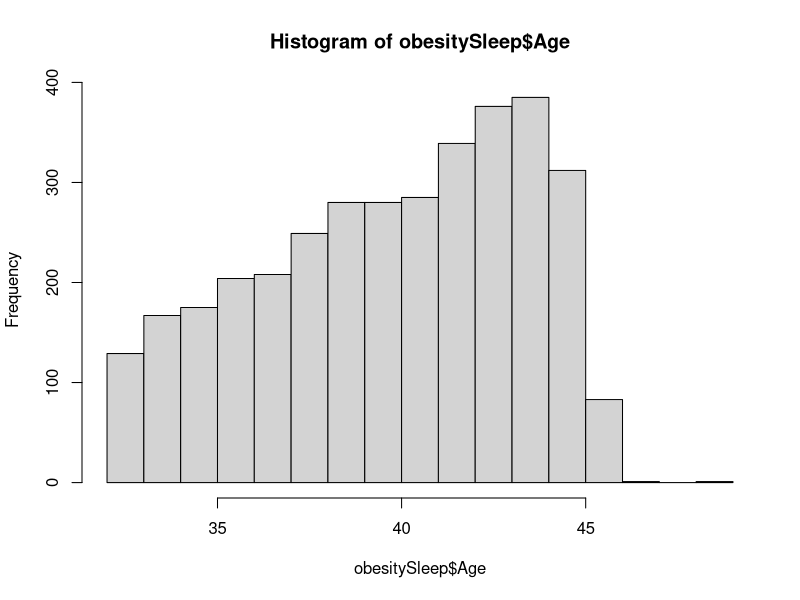
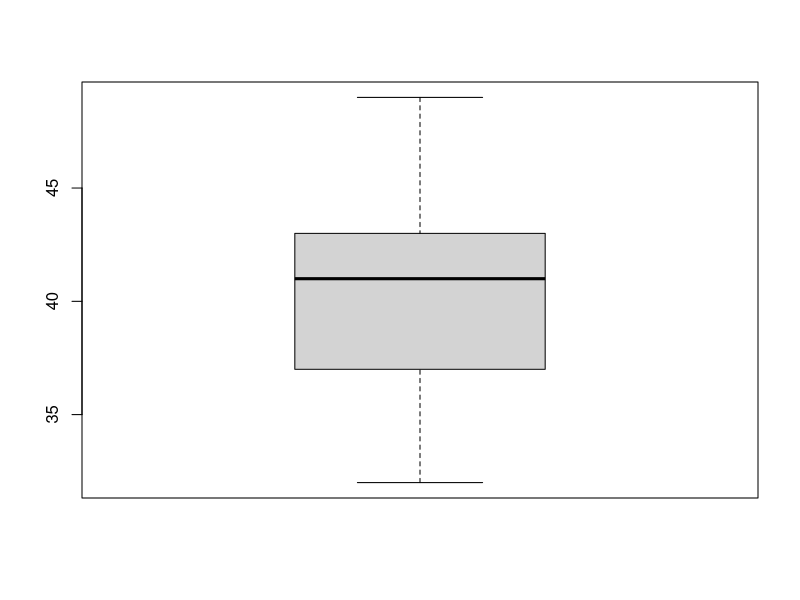
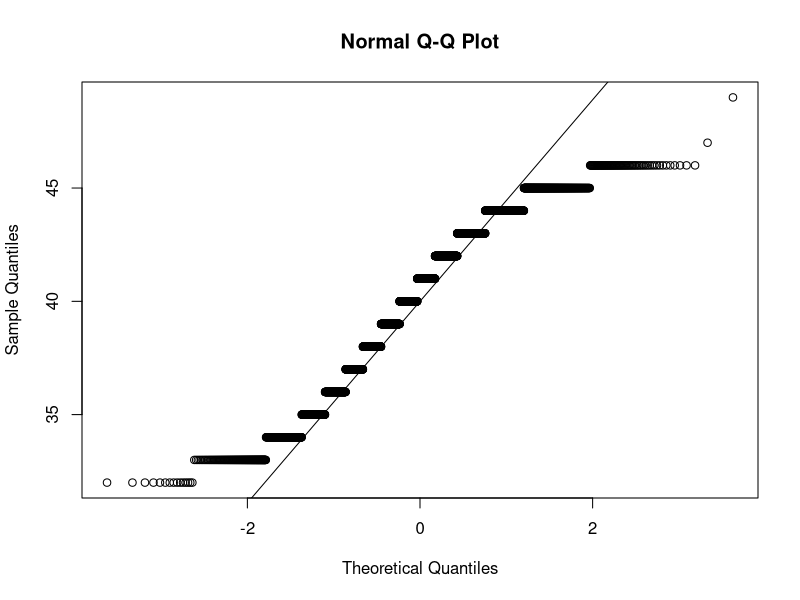
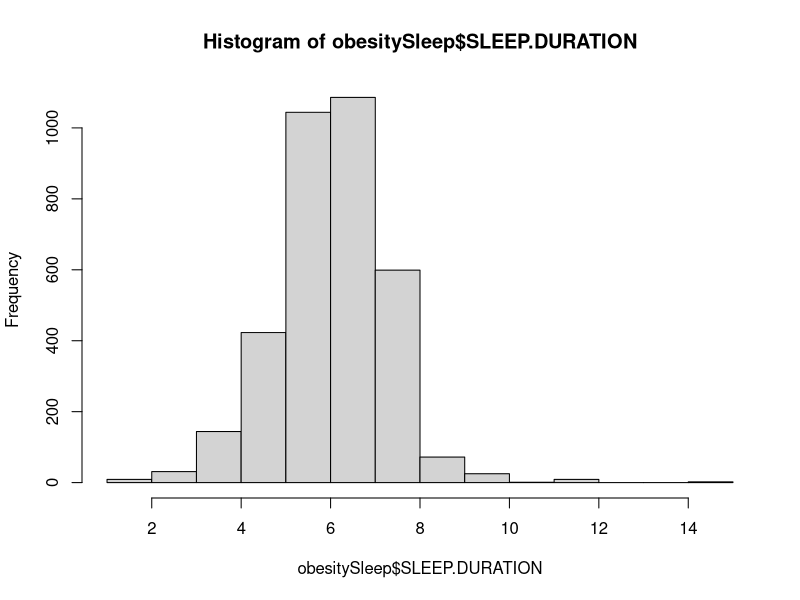
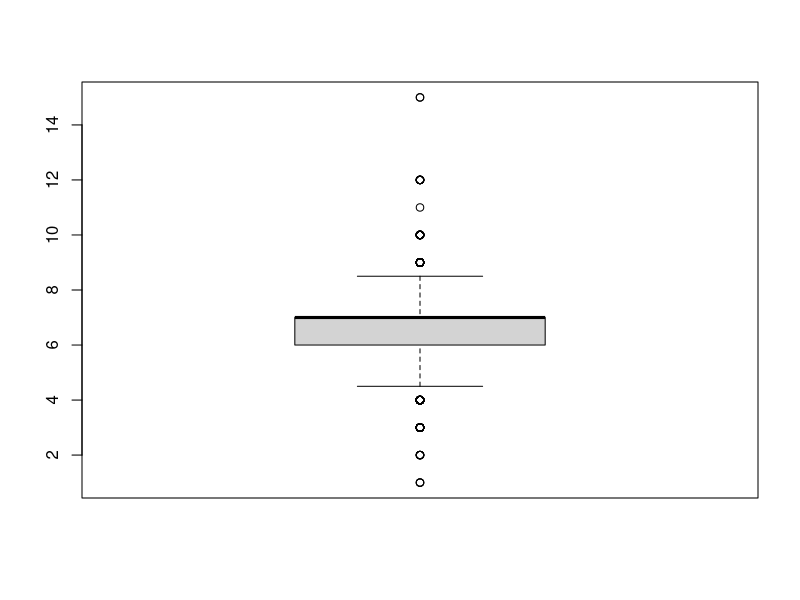
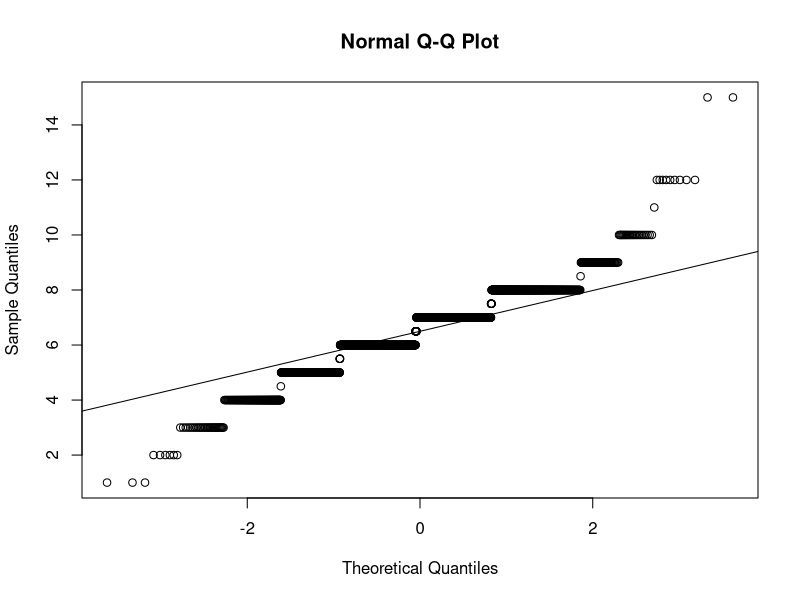

Reproduce these figures in R, in order.
library(ggplot2)

obesitySleep <- read.table("Obesity_Sleep.csv", sep=",", header=T)

##### Descriptive Stats for entire data set/sample
##### and by Obesity BMI categories

#AGE: in years
#RACE: 
#      0 = black not hispanic
#      1 = white not hispanic
#SLEEP QUALITY RATING:
#      1 = BAD
#      2 = OK
#      3 = GOOD
#SLEEP DURATION: average hours of sleep per day over the last month
#OBESITY:
#      0 = Not obese; BMI of 29.9 or less
#      1 = Obese; BMI >= 30.0

frequencyDistribution= function(dataSet, ascending=F)
{
  row.counts = table(dataSet)
  n = sum(row.counts)
  if (ascending) ord = order(-row.counts)
  else ord = 1:length(row.counts)
  data.frame(
    row.names = row.names(row.counts[ord]),
    Counts = as.vector(row.counts),
    Percents = 100*as.vector(row.counts[ord]/n),
    CumCount = cumsum(as.vector(row.counts[ord])),
    CumPercent = 100*cumsum(as.vector(row.counts[ord]))/n
  )
  
}


str(obesitySleep)

############################################ AGE ###############################
############################################ AGE ###############################
############################################ AGE ###############################
############################################ AGE ###############################


###### AGE ALONE ######## AGE ALONE ##############  AGE ALONE ##############

summary(obesitySleep[,c(2)])
sd(obesitySleep$Age)

#MODE OF AGE
tab <- table(obesitySleep$Age) # number of occurrences for each unique value
sort(tab, decreasing = TRUE) # sort highest to lowest

#Coefficient of Variation
sd(obesitySleep$Age, na.rm=TRUE) / mean(obesitySleep$Age, na.rm=TRUE)
#NORMALITY TESTS ON AGE
hist(obesitySleep$Age)
age.boxplot <- boxplot(obesitySleep$Age)
shapiro.test(obesitySleep$Age)
qqnorm(obesitySleep$Age)
qqline(obesitySleep$Age)

##### AGE BY OBESE CATEGORY #########
by(obesitySleep[,c(2)], obesitySleep$Obese, summary)
# NUMBER OF AGE VALUES BY OBESE CATEGORY ###
by(obesitySleep[,c(2)], obesitySleep$Obese, length)


#MODE OF AGE when Obese = NOT OBESE
tab <- table(obesitySleep$Age[obesitySleep$Obese=='Not Obese'])   # number of occurrences for each unique value
sort(tab, decreasing = TRUE) # sort highest to lowest

#MODE OF AGE when Obese = OBESE
tab <- table(obesitySleep$Age[obesitySleep$Obese=='Obese'])   # number of occurrences for each unique value
sort(tab, decreasing = TRUE) # sort highest to lowest


#SD/MEAN on AGE when Obese = NOT OBESE
with(obesitySleep, sd(Age[Obese=='Not Obese']))
with(obesitySleep, mean(Age[Obese=='Not Obese']))


#SD/MEAN on AGE when Obese =  OBESE
with(obesitySleep, sd(Age[Obese=='Obese']))
with(obesitySleep, mean(Age[Obese=='Obese']))


############################################ RACE ###############################
############################################ RACE ###############################
############################################ RACE ###############################
############################################ RACE ###############################

summary(obesitySleep[,c(4)])
prop.table(table(obesitySleep$Race))

by(obesitySleep[,c(4)], obesitySleep$Obese, summary)


raceTab <- table(obesitySleep$Race[obesitySleep$Obese=='Obese'])   
cbind(raceTab, prop.table(raceTab))

raceTab2 <- table(obesitySleep$Race[obesitySleep$Obese=='Not Obese']) 
cbind(raceTab2, prop.table(raceTab2))




############################################ SLEEP QUALITY ###############################
############################################ SLEEP QUALITY ###############################
############################################ SLEEP QUALITY ###############################
############################################ SLEEP QUALITY ###############################


summary(obesitySleep[,c(5)])
prop.table(table(obesitySleep$SLEEP.QUALITY.RATING))
by(obesitySleep[,c(5)], obesitySleep$SLEEP.QUALITY.RATING, summary)


sleepTab <- table(obesitySleep$SLEEP.QUALITY.RATING[obesitySleep$Obese=='Obese'])   
cbind(sleepTab, prop.table(sleepTab))

sleepTab2 <- table(obesitySleep$SLEEP.QUALITY.RATING[obesitySleep$Obese=='Not Obese']) 
cbind(sleepTab2, prop.table(sleepTab2))


############################################ SLEEP DURATION ###############################
############################################ SLEEP DURATION ###############################
############################################ SLEEP DURATION ###############################
############################################ SLEEP DURATION ###############################


summary(obesitySleep[,c(6)])
sd(obesitySleep$SLEEP.DURATION, na.rm=TRUE)

#MODE 
tab <- table(obesitySleep$SLEEP.DURATION) # number of occurrences for each unique value
sort(tab, decreasing = TRUE) # sort highest to lowest

#Coefficient of Variation
sd(obesitySleep$SLEEP.DURATION, na.rm=TRUE) / mean(obesitySleep$SLEEP.DURATION, na.rm=TRUE)
#NORMALITY TESTS
hist(obesitySleep$SLEEP.DURATION)
sleepduration.boxplot <- boxplot(obesitySleep$SLEEP.DURATION)
shapiro.test(obesitySleep$SLEEP.DURATION)
qqnorm(obesitySleep$SLEEP.DURATION)
qqline(obesitySleep$SLEEP.DURATION)




##### BY OBESE CATEGORY #########
by(obesitySleep[,c(6)], obesitySleep$Obese, summary)
# NUMBER OF  VALUES BY OBESE CATEGORY ###
by(obesitySleep[,c(6)], obesitySleep$Obese, length)


#MODE  when Obese = NOT OBESE
tab <- table(obesitySleep$SLEEP.DURATION[obesitySleep$Obese=='Not Obese'])   # number of occurrences for each unique value
sort(tab, decreasing = TRUE) # sort highest to lowest

#MODE  when Obese = OBESE
tab <- table(obesitySleep$SLEEP.DURATION[obesitySleep$Obese=='Obese'])   # number of occurrences for each unique value
sort(tab, decreasing = TRUE) # sort highest to lowest


#SD/MEAN  when Obese = NOT OBESE
with(obesitySleep, sd(SLEEP.DURATION[Obese=='Not Obese'],na.rm=TRUE))
with(obesitySleep, mean(SLEEP.DURATION[Obese=='Not Obese'] , na.rm=TRUE))


#SD/MEAN when Obese =  OBESE
with(obesitySleep, sd(SLEEP.DURATION[Obese=='Obese'], na.rm=TRUE))
with(obesitySleep, mean(SLEEP.DURATION[Obese=='Obese'], na.rm=TRUE))



############################################ OBESITY CATEGORY ###############################
############################################ OBESITY CATEGORY ###############################
############################################ OBESITY CATEGORY ###############################
############################################ OBESITY CATEGORY ###############################


summary(obesitySleep[,c(11)])
prop.table(table(obesitySleep$Obese))
by(obesitySleep[,c(11)], obesitySleep$Obese, summary)



###################### BIVARIATE ANALYSIS ################ ###################### BIVARIATE ANALYSIS ##############################
###################### BIVARIATE ANALYSIS ################ ###################### BIVARIATE ANALYSIS ##############################
###################### BIVARIATE ANALYSIS ################ ###################### BIVARIATE ANALYSIS ##############################
###################### BIVARIATE ANALYSIS ################ ###################### BIVARIATE ANALYSIS ##############################


##### Obesity Category by Age, Race, Sleep Quality, Sleep Duration

############# OBESITY BY AGE ############## OBESITY BY AGE ##############
Age=obesitySleep$Age
obesityCategory=obesitySleep$Obese
t.test(Age~obesityCategory)


############# OBESITY BY SLEEP DURATION ############## OBESITY BY SLEEP DURATION ##############
sleepDuration=obesitySleep$SLEEP.DURATION
obesityCategory=obesitySleep$Obese
t.test(sleepDuration~obesityCategory)



############ OBESITY BY RACE ########################### OBESITY BY RACE ###################

library(gmodels)
library(MASS)
with(obesitySleep, CrossTable(Obese, Race))

chisq.test(table(obesitySleep$Obese, obesitySleep$Race))


############ OBESITY BY SLEEP QUALITY ########################### OBESITY BY SLEEP QUALITY ###################

with(obesitySleep, CrossTable(Obese, SLEEP.QUALITY.RATING))

chisq.test(table(obesitySleep$Obese, obesitySleep$SLEEP.QUALITY.RATING))



####### AGE BY RACE #########


####### AGE BY SLEEP QUALITY ########


#### AGE BY SLEEP DURATION ########


### RACE BY SLEEP QUALITY #####


### RACE BY SLEEP DURATION ####


### SLEEP QUALITY BY SLEEP DURATION ####










# 
# by(obesitySleep[,c(2,4,5,6,11)], obesitySleep$Obese, summary)
# 
# 
# summary(obesitySleep[,c(2,4,5,6,11)])
# 
# lapply(obesitySleep[,c(2,6)], sd, na.rm=TRUE)
# 
# lapply(obesitySleep[,c(2,6)], mean, na.rm=TRUE)
# lapply(obesitySleep[,c(2,6)], IQR, na.rm=TRUE)
# 
# 
# lapply(obesitySleep[,c(2,6)], sd, na.rm=TRUE)


# coefficient.of.variation.age <- sd(obesitySleep$Age, na.rm=TRUE) / mean(obesitySleep$Age, na.rm=TRUE)
# #NORMALITY TESTS ON AGE
# hist(obesitySleep$Age)
# age.boxplot <- boxplot(obesitySleep$Age)
# shapiro.test(obesitySleep$Age)
# qqnorm(obesitySleep$Age)
# qqline(obesitySleep$Age)





#MODE OF AGE
# tab <- table(obesitySleep$Age) # number of occurrences for each unique value
# sort(tab, decreasing = TRUE) # sort highest to lowest



# coefficient.of.variation.sleepduration <- sd(obesitySleep$SLEEP.DURATION, na.rm=TRUE) / mean(obesitySleep$SLEEP.DURATION, na.rm=TRUE)
# hist(obesitySleep$SLEEP.DURATION)
# 
# sleepdur.boxplot <- ggplot(obesitySleep) +
#   aes(x = Obese, y = SLEEP.DURATION) +
#   geom_boxplot()
# 
# sleepdur.boxplot
# 
# qqnorm(obesitySleep$SLEEP.DURATION)
# # Draw the reference line:
# qqline(obesitySleep$SLEEP.DURATION)
